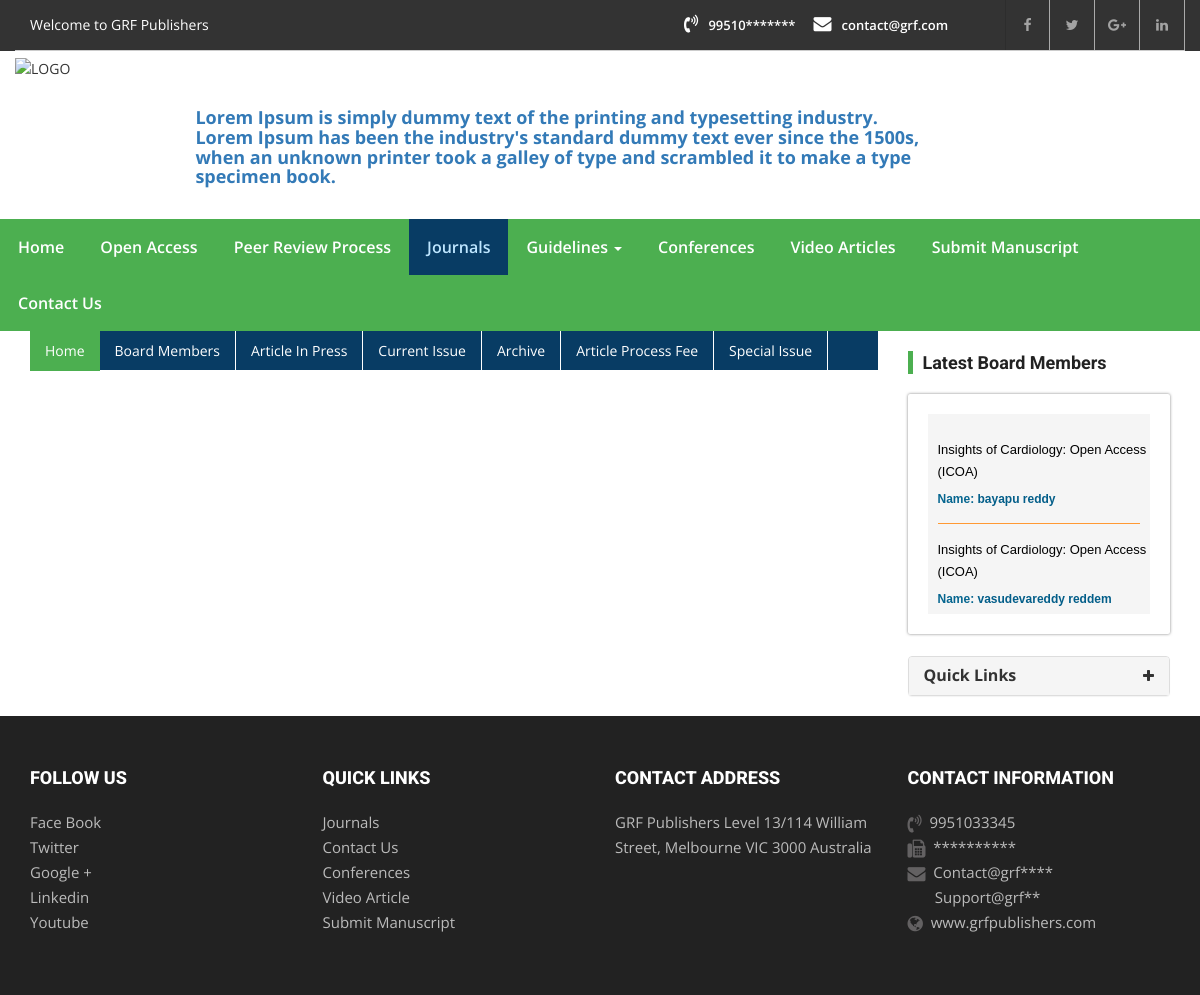
/index.php/journals/view, run on an earlier commit of the app's database.
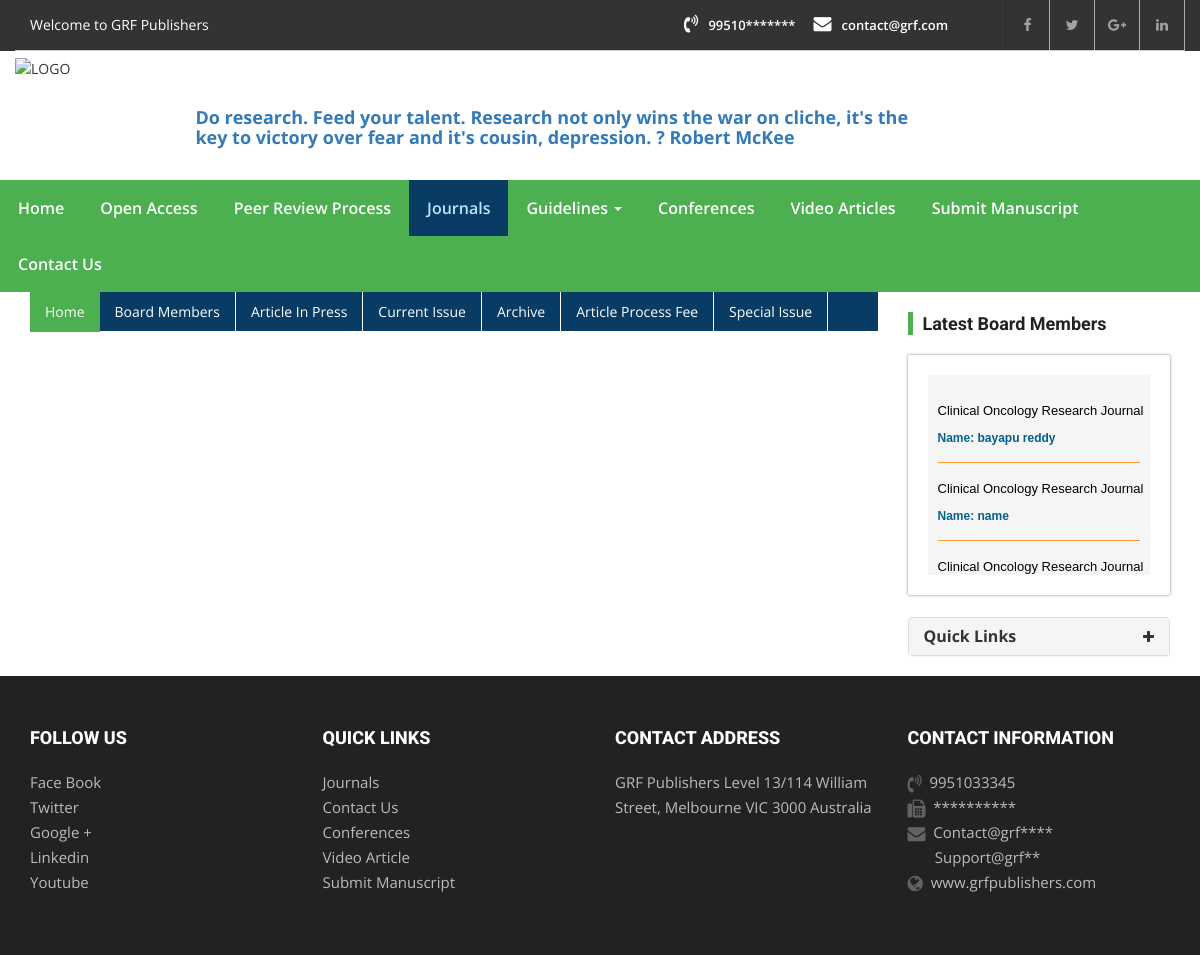
And on a later commit of the database.
### tables this page shows
CREATE TABLE `home_scroll` (
  `id` int(11) NOT NULL AUTO_INCREMENT,
  `scroll_content` text,
  `status` int(11) DEFAULT NULL,
  `create_at` datetime DEFAULT NULL,
  `update_at` datetime DEFAULT NULL,
  `create_by` int(11) DEFAULT NULL,
  PRIMARY KEY (`id`)
);

CREATE TABLE `journal_editors` (
  `j_e_id` int(11) NOT NULL AUTO_INCREMENT,
  `journal_id` int(11) DEFAULT NULL,
  `journal_cat_id` int(11) DEFAULT NULL,
  `image` varchar(250) DEFAULT NULL,
  `name` varchar(250) DEFAULT NULL,
  `email` varchar(250) DEFAULT NULL,
  `phone` varchar(250) DEFAULT NULL,
  `designation` varchar(250) DEFAULT NULL,
  `position` varchar(250) DEFAULT NULL,
  `country` varchar(250) DEFAULT NULL,
  `university` varchar(250) DEFAULT NULL,
  `priority` varchar(250) DEFAULT NULL,
  `biography` text,
  `status` int(11) DEFAULT '1',
  `create_at` datetime DEFAULT NULL,
  `update_at` datetime DEFAULT NULL,
  `create_by` int(11) DEFAULT NULL,
  PRIMARY KEY (`j_e_id`)
);

CREATE TABLE `journals` (
  `j_id` int(11) NOT NULL AUTO_INCREMENT,
  `category` int(11) DEFAULT NULL,
  `baneer_image` varchar(250) DEFAULT NULL,
  `title` varchar(250) DEFAULT NULL,
  `subject` varchar(250) DEFAULT NULL,
  `alt_tags` varchar(250) DEFAULT NULL,
  `seo_title` varchar(250) DEFAULT NULL,
  `seo_url` varchar(250) DEFAULT NULL,
  `seo_keywords` varchar(250) DEFAULT NULL,
  `seo_description` text,
  `key_words` text,
  `description` text,
  `prices` text,
  `status` int(11) DEFAULT '1',
  `create_at` datetime DEFAULT NULL,
  `update_at` datetime DEFAULT NULL,
  `create_by` int(11) DEFAULT NULL,
  PRIMARY KEY (`j_id`)
);

### application/controllers/Journals.php (called while the page is built, shortened)
<?php
class Journals extends CI_Controller {
	public function __construct()
	{
		$this->load->helper(array('form', 'url'));
		$this->load->library('form_validation');
		$this->load->library('session');
		$this->load->library('email');
		$this->load->library('user_agent');
		$this->load->helper('directory');
		$this->load->helper('security');
			$this->load->model('Home_model');
		}
	public function view()
	{
		$header['c_url']=base_url('journals');
		$header['scroll_data']=$this->Home_model->get_scrolling_content();
		$this->load->view('html/header',$header);
		$j_id=base64_decode($this->uri->segment(3));
		$data['scroll_data']=$this->Home_model->get_scrolling_content();
		$data['journals_details']=$this->Home_model->get_journals_details($j_id);
		$data['article_list']=$this->Home_model->get_journal_wise_article_list($j_id);
		$data['homapage_banners']=$this->Home_model->get_journal_wise_banners_list($j_id);
		$data['board_members']=$this->Home_model->get_journal_wise_boardmembers_list($j_id);
		$data['latest_boardmembers']=$this->Home_model->get_latest_boardmembers_list($j_id);
		$data['special_issue']=$this->Home_model->get_latest_special_list($j_id);
		$data['article_process_fee']=$this->Home_model->get_article_process_fee($j_id);
		$data['archive_list']=$this->Home_model->get_archive_list($j_id);
		if(isset($data['archive_list'][0]['id']) && $data['archive_list'][0]['id']!=''){
			$data['current_issue_list']=$this->Home_model->get_current_article_list($data['archive_list'][0]['id']);
		}else{
			$data['current_issue_list']=array();
		}
		$this->load->view('html/journal-details',$data);
		$this->load->view('html/footer');
	}
}

### index.php (called while the page is built, shortened)
<?php
require_once BASEPATH.'core/CodeIgniter.php';

### application/models/Home_model.php (called while the page is built, shortened)
<?php if ( ! defined('BASEPATH')) exit('No direct script access allowed');
class Home_model extends CI_Model
{
	public  function get_scrolling_content(){
		$this->db->select('*')->from('home_scroll');
        return $this->db->get()->row_array();
	}
	public function get_journals_details($j_id){
		$this->db->select('*')->from('journals');
		$this->db->where('j_id',$j_id);
		$this->db->where('status',1);
        return $this->db->get()->row_array();
	}
	public function get_journal_wise_article_list($j_id){
		$this->db->select('journal_article_in_press.a_id,journal_article_in_press.journal_id,journal_article_in_press.year_of_article,journal_article_in_press.title,journal_article_in_press.author_name,journal_article_in_press.article_type,url,journal_article_in_press.seo_title,journal_article_in_press.pdf_file,image,journal_article_in_press.create_at,journals.title as journaltitle')->from('journal_article_in_press');
		$this->db->join('journals ', 'journals.j_id = journal_article_in_press.journal_id', 'left');
		$this->db->where('journal_article_in_press.video_article',0);
		$this->db->where('journal_article_in_press.status',1);
		$this->db->where('journal_article_in_press.journal_id',$j_id);
		$this->db->order_by('journal_article_in_press.a_id',"DESC");
        return $this->db->get()->result_array();
	}
	public  function get_journal_wise_banners_list($j_id){
		$this->db->select('baneer_image,title,alt_tags')->from('journal_banners');
		$this->db->where('journal_id',$j_id);
		$this->db->where('status',1);
        return $this->db->get()->result_array();
	}
	public  function get_journal_wise_boardmembers_list($j_id){
		$this->db->select('j_e_id,image,name,email,country,phone,designation,position,university,biography')->from('journal_editors');
		$this->db->where('journal_id',$j_id);
		$this->db->where('status',1);
        return $this->db->get()->result_array();
	}
	public  function get_latest_boardmembers_list(){
		$this->db->select('journal_editors.j_e_id,journal_editors.journal_id,journal_editors.image,journal_editors.name,journal_editors.email,journal_editors.phone,journal_editors.designation,journal_editors.position,journal_editors.university,journal_editors.biography,journals.title as journaltitile,journals.seo_url')->from('journal_editors');
		$this->db->join('journals ', 'journals.j_id = journal_editors.journal_id', 'left');
		$this->db->where('journal_editors.status',1);
		$this->db->order_by('journal_editors.j_e_id','desc');
        return $this->db->get()->result_array();
	}
	public  function get_latest_special_list($j_id){
		$this->db->select('special_issue.title,special_issue.details')->from('special_issue');
		$this->db->where('journal_id',$j_id);
		$this->db->where('status',1);
		$this->db->limit(1);
        return $this->db->get()->row_array();
	}
	public  function get_article_process_fee($j_id){
		$this->db->select('article_in_process_fee.table')->from('article_in_process_fee');
		$this->db->where('journal_id',$j_id);
		$this->db->where('status',1);
		$this->db->order_by('id','desc');
		$this->db->limit(1);
        return $this->db->get()->row_array();
	}
	public  function get_archive_list($j_id){
		$this->db->select('year,number,image,id,journal_id')->from('issues');
		$this->db->where('journal_id',$j_id);
		$this->db->where('status',1);
		$this->db->order_by('id','desc');
        return $this->db->get()->result_array();
	}
}

### application/views/html/journal-details.php (the view, shortened to what the changed rows need)
<div class="container " >
          <div class="row">
		<div class="col-md-3 mt20">
 <div class="sidebar side-bar right-sidebar">
    <div class="widget sidebar-newsletter">
       <div class="cp-newsletter-holder" id="pubmed">
          <marquee class="pubmed-articles" align="top" behavior="scroll" onmouseout="this.start();" onmouseover="this.stop();" direction="up" scrollamount="2" style="padding: 10px 0px 10px 0px;height: 200px;background: #f5f5f5;overflow:hidden;">
	   <?php if(isset($latest_boardmembers) && count($latest_boardmembers)>0){ ?>
		<?php foreach($latest_boardmembers as $list){ ?>
			   <ul>
				  <li style="padding:0px 0px 0px 10px">
					 <a href="<?php echo base_url('journals/view/'.base64_encode($list['journal_id']).'/'.$list['seo_url']); ?>" target="_blank" style=" color:#000; text-decoration:none; padding:0px; margin:0px; font-weight:normal"><?php echo isset($list['journaltitile'])?$list['journaltitile']:''; ?> </a><br>
				  </li>
			   </ul>
			   <p style="border-bottom:none; color: #05658F; text-decoration: none; font-weight: bold;">
				  <span style="color: #05658F; text-decoration: none; font-weight: bold;">Name: <a href="<?php echo base_url('journals/editors-profile/'.base64_encode($list['j_e_id'])); ?>" target="_blank"> <?php echo isset($list['name'])?$list['name']:''; ?></a></span>
			   </p>
			   <p style="border-bottom:1px thin #ff9933; padding-top:0px"></p>
		   <?php } ?>
	   <?php } ?>
          </marquee>
       </div>
    </div>
	</div>
	</div>
</div>
	</div>

### application/views/html/header.php (shortened to what the changed rows need)
<!DOCTYPE html>
<html lang="en">
<head>
        <link href="<?php echo base_url(); ?>assets/vendor/bootstrap/css/bootstrap.min.css" rel="stylesheet">
		 <link href="<?php echo base_url(); ?>assets/vendor/css/bootstrapValidator.min.css" rel="stylesheet">
        <link href="<?php echo base_url(); ?>assets/vendor/css/style.css" rel="stylesheet" type="text/css" media="screen">
        <link href="<?php echo base_url(); ?>assets/vendor/css/custom.css" rel="stylesheet" type="text/css" media="screen">
        <link href="<?php echo base_url(); ?>assets/vendor/font-awesome/css/font-awesome.min.css" rel="stylesheet">
        <link href="<?php echo base_url(); ?>assets/vendor/css/atoz.css" rel="stylesheet" type="text/css">
        <link href="<?php echo base_url(); ?>assets/vendor/css/owl.carousel.css" rel="stylesheet" type="text/css" media="screen">
        <link href="<?php echo base_url(); ?>assets/vendor/css/owl.theme.css" rel="stylesheet" type="text/css" media="screen">
        <link href="<?php echo base_url(); ?>assets/vendor/css/yamm.css" rel="stylesheet" type="text/css">
        <link href="<?php echo base_url(); ?>assets/vendor/css/select.css" rel="stylesheet" type="text/css">
        <link href="<?php echo base_url(); ?>assets/vendor/rs-plugin/css/settings.css" rel="stylesheet" type="text/css" media="screen">
        <link href="<?php echo base_url(); ?>assets/vendor/css/rev-style.css" rel="stylesheet" type="text/css" media="screen">
        <link href="<?php echo base_url(); ?>assets/vendor/css/animate.css" rel="stylesheet" type="text/css" media="screen">
    </head>
    <body>
        <div class="header-logo-bar">
            <div class="container">
                <div class="row">
                    <div class="col-md-8 col-lg-8 hidden-xs ">
                        <div class="contact-info-blocks  hidden-xs ">
                           <marquee id='scroll_news' style="padding-top:50px" >
										<div onMouseOver="document.getElementById('scroll_news').stop();" onMouseOut="document.getElementById('scroll_news').start();"><h4 class="text-primary"><?php echo isset($scroll_data['scroll_content'])?$scroll_data['scroll_content']:''; ?> </h4></div>
									</marquee>
                        </div>
                    </div>
                </div>
            </div>
        </div>

What changed in the data, as far as the page shows it:
no longer on this page (row unchanged): journal_editors: journal.title "Insights of Cardiology: Open Access (ICOA)", name "bayapu reddy"
no longer on this page (row unchanged): journal_editors: journal.title "Insights of Cardiology: Open Access (ICOA)", name "vasudevareddy reddem"
changed home_scroll: scroll_content "Lorem Ipsum is simply dummy text of the printing and typesetting industry. Lorem Ipsum has been the industry's standard dummy text ever since the 1500s, when an unknown printer took a galley of type and scrambled it to make a type specimen book." → "Do research. Feed your talent. Research not only wins the war on cliche, it's the key to victory over fear and it's cousin, depression. ? Robert McKee"
added journal_editors: journal.title "Clinical Oncology Research Journal", name "bayapu reddy"
added journal_editors: journal.title "Clinical Oncology Research Journal", name "name"
added journal_editors: journal.title "Clinical Oncology Research Journal"
